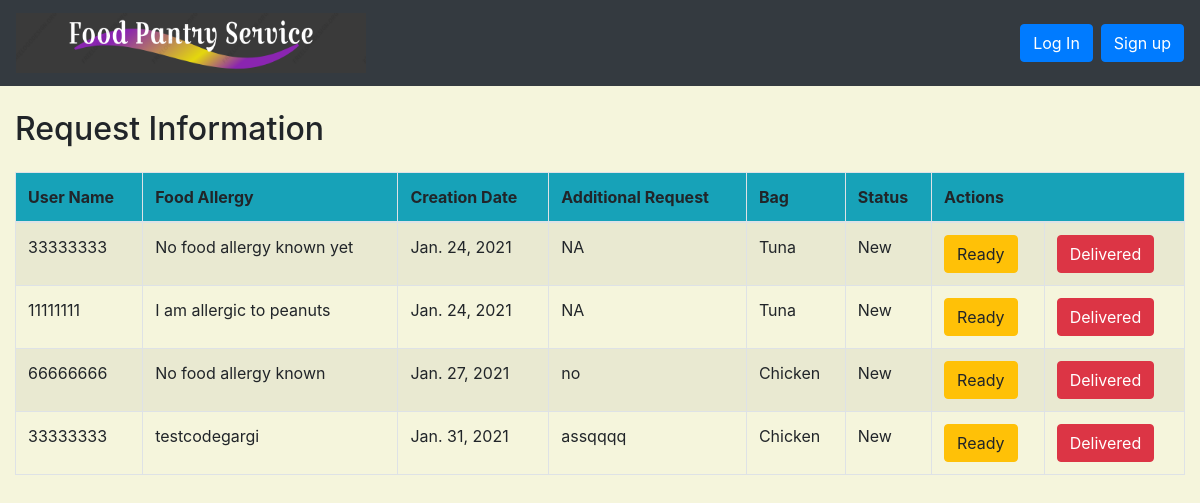
/request/admin_req_list, run on an earlier commit of the app's database.
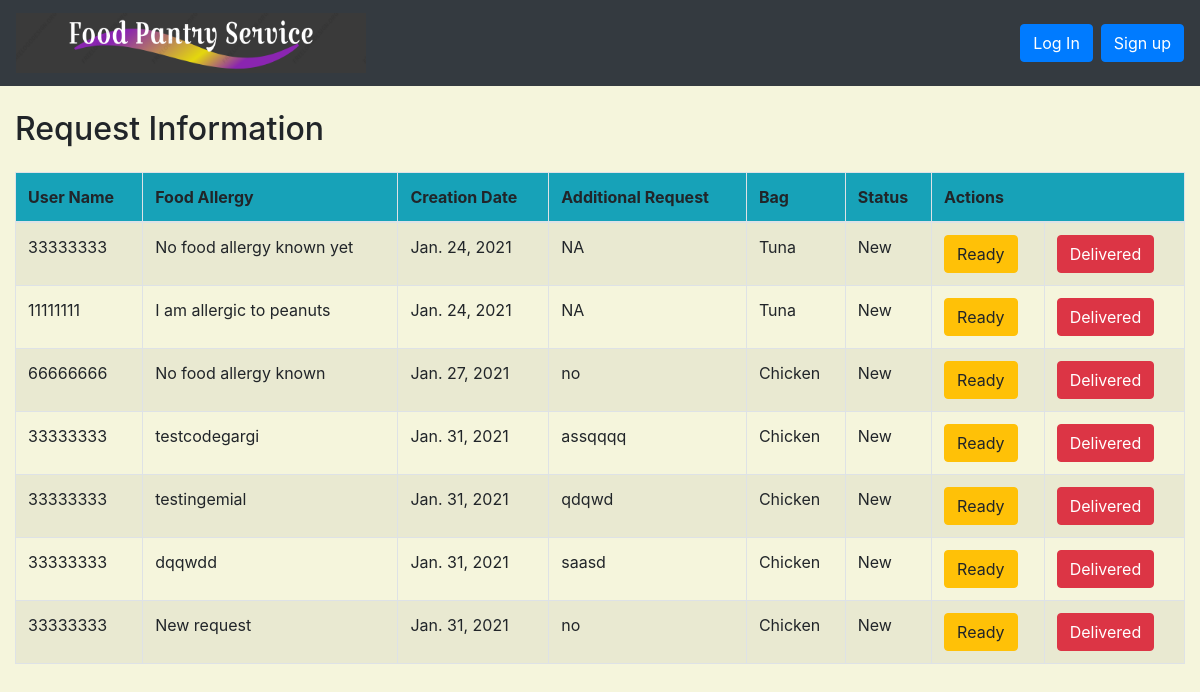
And on a later commit of the database.
### request/models.py (models this page shows, shortened)
class Request(models.Model):
    bag_type = (
        ('Chicken', 'Chicken Bag'),
        ('Tuna', 'Tuna Bag'),
        ('Veg', 'Veg Bag'),
    )
    approval_type = (
        ('New', 'New'),
        ('Ready', 'Ready'),
        ('Delivered', 'Delivered'),
    )
    username = models.ForeignKey(get_user_model(), on_delete=models.CASCADE, )
    food_allergy = models.TextField()
    request_date = models.DateField(default=timezone.now)
    additional_request = models.TextField()
    bag = models.CharField(max_length=20,
                           choices=bag_type,
                           default='Chicken')
    status = models.CharField(max_length=10,
                              choices=approval_type,
                              default='New')

### users/models.py (models this page shows)
class CustomUser(AbstractUser):
    email = models.EmailField(unique=True)
    address = models.CharField(max_length=50, default=' ')
    city = models.CharField(max_length=50, default=' ')
    state = models.CharField(max_length=50, default='NE')
    zipcode = models.CharField(max_length=10, default='00000')
    phone = models.CharField(max_length=20, default='(402)000-0000')
    username = models.CharField(max_length=10, unique=True, verbose_name='NUID', default='00000000')

### request/views.py (the view)
# urls.py: path('admin_req_list', views.admin_req_list, name='admin_req_list'),
def admin_req_list(request):
    reqs = Request.objects.filter()
    return render(request, 'admin_req_list.html', {'reqs': reqs})

### templates/admin_req_list.html (shortened to what this page needs)
<!doctype html>
<html lang="en">
{% extends 'base.html' %}
{% block content %}
    <body>
    <div class="row">
        <h2 style="padding-left: 15Px">Request Information</h2>
    </div>
    <div class="table-responsive-lg" style="float: none">
        <table class="table table-striped table-bordered table-hover">
            <thead>
            <tr class="bg-info">
                <th>User Name</th>
                <th>Food Allergy</th>
                <th>Creation Date</th>
                <th>Additional Request</th>
                <th>Bag</th>
                <th>Status</th>
                <th colspan="3">Actions</th>
            </tr>
            </thead>
            <tbody>
            {% for req in reqs %}
                <tr>
                    <td>{{ req.username }}</td>
                    <td>{{ req.food_allergy }}</td>
                    <td>{{ req.request_date }}</td>
                    <td>{{ req.additional_request }}</td>
                    <td>{{ req.bag }}</td>
                    <td>{{ req.status }}</td>
                    {% if req.status == "New" %}
                        <td><a href="{% url 'req_approve' pk=req.pk %}"
                               class="btn btn-warning">Ready</a></td>
                        <td><a href="{% url 'req_delivered' pk=req.pk %}"
                               class="btn btn-danger">Delivered</a></td>
                    {% elif req.status == "Ready" %}
                        <td align="center" colspan="2"><a href="{% url 'req_delivered' pk=req.pk %}"
                                                          class="btn btn-warning">Delivered</a></td>
                    {% else %}
                        <td style="color: red" align="center" colspan="2">No Action Available</td>
                    {% endif %}
                </tr>
            {% endfor %}
            </tbody>
        </table>
    </div>
{% endblock content %}

### templates/base.html (shortened to what this page needs)
<!doctype html>
{% load static %}
<html lang="en">
<head>
    <link rel="stylesheet" href="https://stackpath.bootstrapcdn.com/bootstrap/4.1.3/css/bootstrap.min.css"
>
</head>
<body>
<body>
    <nav class="navbar navbar-expand-lg navbar-dark bg-dark mb-4">
       <a class="navbar-brand" href="{% url 'home' %}">
        <img height="60" width="350"  src="{% static "images/logo.PNG" %}" alt="Logo text"/> </a>
<div class="collapse navbar-collapse" id="navbarCollapse">
{% if user.is_authenticated %}
       <ul class="navbar-nav mr-auto">
            {% if user.is_superuser %}
          <li><a class="btn" href="{% url 'admin:index' %}">Admin Site</a>&nbsp</li>
                <li><a class="btn" href="{% url 'admin_req_list' %}">All Request</a>&nbsp</li>
                <li><a class="btn" href="{% url 'item_list' %}" role="button">View Inventory</a></li>
{% elif user.is_authenticated %}
                 <li><a class="btn" href="{% url 'req_new' %}" role="button">Add Request</a></li>
                <li><a class="btn" href="{% url 'req_list' %}" role="button">View Request</a></li>
                {% endif %}
        </ul>
            <ul class="navbar-nav ml-auto">
                <li class="nav-item">
                    <a class="nav-link dropdown-toggle" href="#" id="userMenu" \
                       data-toggle="dropdown" aria-haspopup="true" aria-expanded\
                               ="false">
                        {{ user.username }}
                    </a>
                    <div class="dropdown-menu dropdown-menu-right"
                         aria-labelledby="userMenu">
                        <a class="dropdown-item" href="{% url 'change_password' %}">Change password</a>
                         <div class="dropdown-divider"></div>
                        <a class="dropdown-item" href="{% url 'logout' %}">
                            Log Out</a>
                    </div>
                </li>
            </ul>
    {% else %}
            <form class="form-inline ml-auto">
                <a href="{% url 'login' %}" class="btn btn-primary ml-2">
                    Log In</a>
                <a href="{% url 'signup' %}" class="btn btn-primary ml-2">
                    Sign up</a>
            </form>
    {% endif %}
</div>
</nav>
<div class="container-fluid">
    {% block content %}
    {% endblock content %}
</div>
</body>
</body>
</html>

### templates/base.html (style rules this page uses)
body { background-color: beige; }

### templates/admin_req_list.html (style rules this page uses)
body { background-color: beige; }

What changed in the data, as far as the page shows it:
added Request: username "33333333", food_allergy "testingemial", request_date "Jan. 31, 2021", additional_request "qdqwd", bag "Chicken", status "New", shows "Ready"
added Request: username "33333333", food_allergy "dqqwdd", request_date "Jan. 31, 2021", additional_request "saasd", bag "Chicken", status "New", shows "Ready"
added Request: username "33333333", food_allergy "New request", request_date "Jan. 31, 2021", additional_request "no", bag "Chicken", status "New", shows "Ready"
